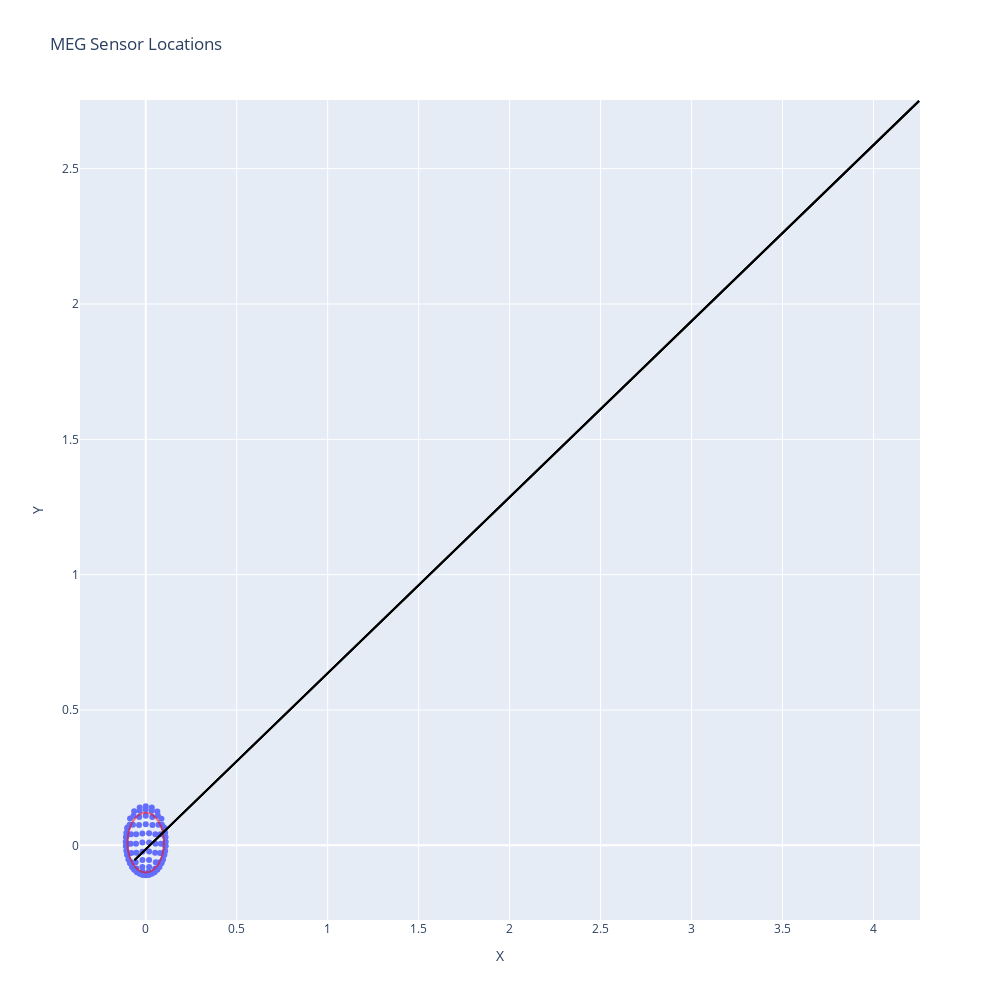

The code cell stored with this chart in its notebook:
### Code cell
#PLOT SENSORS IN 2D
import numpy as np
import plotly.graph_objects as go
import mne

raw = mne.io.read_raw_fif('/Volumes/M2_DATA/MEG_QC_stuff/data/from Jochem/LeerraumAarhus2017/sub-emptyroom/meg/sub-emptyroom_task-Aarhus_meg.fif', preload=True)


mag_ch_names = raw.copy().pick_types(meg='mag').ch_names if 'mag' in raw else None
grad_ch_names = raw.copy().pick_types(meg='grad').ch_names if 'grad' in raw else None
channels = {'mag': mag_ch_names, 'grad': grad_ch_names}

# Get the sensor locations
sensor_locs = raw.info['chs']
#print(sensor_locs)
#coords_mag=[loc['loc'][:2] for loc in sensor_locs]
coords_mag=[loc['loc'] for loc in sensor_locs if loc['ch_name'] in mag_ch_names]
#print(len(coords), coords)
print(len(coords_mag), coords_mag)

x = [r[0] for r in coords_mag]
y = [r[1] for r in coords_mag]
#x, y, z = [loc['loc'][:3] for loc in sensor_locs]
names = [loc['ch_name'] for loc in sensor_locs if loc['ch_name'] in mag_ch_names]
kinds= [loc['kind'] for loc in sensor_locs]
print(kinds)

# Create a scatter plot of the sensor locations
fig = go.Figure(data=go.Scatter(x=x, y=y, mode='markers', text=names))

fig.update_layout(
    autosize=False,
    width=1000,
    height=1000)

# Set the plot title and axis labels
fig.update_layout(title='MEG Sensor Locations', xaxis_title='X', yaxis_title='Y')

# Add a circle shape to the plot to show the position of the head
fig.update_layout(
    shapes=[
        dict(
            type='circle',
            xref='x',
            yref='y',
            x0=-0.1,
            y0=-0.1,
            x1=0.1,
            y1=0.12,
            line=dict(color='red', width=2),
            opacity=0.5
        ),
        dict(
            type='line',
            xref='x',
            yref='y',
            x0=[0, -0.02],
            y0=[0.1, 0.08],
            line=dict(color='black', width=2)
        ),
        dict(
            type='line',
            xref='x',
            yref='y',
            x0=[0, 0.02],
            y0=[0.1, 0.08],
            line=dict(color='black', width=2)
        ),
        dict(
            type='line',
            xref='x',
            yref='y',
            x0=[-0.02, 0.02],
            y0=[0.08, 0.08],
            line=dict(color='black', width=2))
])



# Show the plot 
fig.show()

### Figure 1 — Plotly figure (JSON) as saved in the notebook; plotly's stock layout.template omitted (floating-point values rounded to 4 significant figures)
{"data": [{"mode": "markers", "text": ["MEG0111", "MEG0121", "MEG0131", "MEG0141", "MEG0211", "MEG0221", "MEG0231", "MEG0241", "MEG0311", "MEG0321", "MEG0331", "MEG0341", "MEG0411", "MEG0421", "MEG0431", "MEG0441", "MEG0511", "MEG0521", "MEG0531", "MEG0541", "MEG0611", "MEG0621", "MEG0631", "MEG0641", "MEG0711", "MEG0721", "MEG0731", "MEG0741", "MEG0811", "MEG0821", "MEG0911", "MEG0921", "MEG0931", "MEG0941", "MEG1011", "MEG1021", "MEG1031", "MEG1041", "MEG1111", "MEG1121", "MEG1131", "MEG1141", "MEG1211", "MEG1221", "MEG1231", "MEG1241", "MEG1311", "MEG1321", "MEG1331", "MEG1341", "MEG1411", "MEG1421", "MEG1431", "MEG1441", "MEG1511", "MEG1521", "MEG1531", "MEG1541", "MEG1611", "MEG1621", "MEG1631", "MEG1641", "MEG1711", "MEG1721", "MEG1731", "MEG1741", "MEG1811", "MEG1821", "MEG1831", "MEG1841", "MEG1911", "MEG1921", "MEG1931", "MEG1941", "MEG2011", "MEG2021", "MEG2031", "MEG2041", "MEG2111", "MEG2121", "MEG2131", "MEG2141", "MEG2211", "MEG2221", "MEG2231", "MEG2241", "MEG2311", "MEG2321", "MEG2331", "MEG2341", "MEG2411", "MEG2421", "MEG2431", "MEG2441", "MEG2511", "MEG2521", "MEG2531", "MEG2541", "MEG2611", "MEG2621", "MEG2631", "MEG2641"], "type": "scatter", "x": [-0.1066, -0.102, -0.1085, -0.1099, -0.1074, -0.0989, -0.1011, -0.1083, -0.0861, -0.0887, -0.0702, -0.1003, -0.0808, -0.0526, -0.0537, -0.0829, -0.0637, -0.0332, -0.0337, -0.0672, -0.0358, 0.0001, -0.0184, -0.0368, -0.0185, 0.0186, 0.0186, -0.0185, 0.0001, 0.0001, 0.0331, 0.0638, 0.0671, 0.0338, 0.0001, 0.0358, 0.0368, 0.0184, 0.0525, 0.0809, 0.0828, 0.0535, 0.0862, 0.1003, 0.0887, 0.0699, 0.0989, 0.1074, 0.1083, 0.101, 0.102, 0.1065, 0.1098, 0.1083, -0.1088, -0.1017, -0.0951, -0.1068, -0.1017, -0.0952, -0.0781, -0.0866, -0.0758, -0.0861, -0.0632, -0.0489, -0.0786, -0.0518, -0.0181, -0.0552, -0.0513, -0.0335, -0.0331, -0.0636, -0.0186, 0.0186, 0.0169, -0.017, 0, 0, 0.017, -0.0171, 0.0517, 0.0786, 0.0553, 0.0182, 0.0513, 0.0637, 0.033, 0.0333, 0.0952, 0.1017, 0.0866, 0.0781, 0.063, 0.0861, 0.0757, 0.0488, 0.1087, 0.1068, 0.0951, 0.1017], "y": [0.0464, 0.0631, 0.0302, 0.0131, 0.0329, 0.0403, 0.0044, -0.0011, 0.0988, 0.0757, 0.0758, 0.0659, 0.0413, 0.0406, 0.0059, 0.0062, 0.1254, 0.1397, 0.1274, 0.1089, 0.1048, 0.0775, 0.044, 0.0753, 0.0105, 0.0105, -0.0233, -0.0237, 0.1445, 0.1316, 0.1397, 0.1253, 0.1088, 0.1273, 0.1093, 0.1048, 0.0752, 0.0442, 0.0406, 0.0413, 0.0061, 0.0062, 0.0986, 0.066, 0.0757, 0.0758, 0.0404, 0.0329, -0.0011, 0.0044, 0.063, 0.0469, 0.0131, 0.0301, -0.0032, -0.036, -0.0524, -0.0205, -0.0339, -0.0308, -0.0628, -0.064, -0.0797, -0.066, -0.0905, -0.0994, -0.0287, -0.0277, -0.0542, -0.0627, -0.0861, -0.1033, -0.1051, -0.0884, -0.0801, -0.0802, -0.0972, -0.0972, -0.1086, -0.1106, -0.1098, -0.1098, -0.0276, -0.0284, -0.0628, -0.0542, -0.0861, -0.0884, -0.1051, -0.1034, -0.0306, -0.0338, -0.0639, -0.0629, -0.0906, -0.0661, -0.0798, -0.0994, -0.0033, -0.0206, -0.0524, -0.0361]}], "layout": {"autosize": false, "height": 1000, "shapes": [{"line": {"color": "red", "width": 2}, "opacity": 0.5, "type": "circle", "x0": -0.1, "x1": 0.1, "xref": "x", "y0": -0.1, "y1": 0.12, "yref": "y"}, {"line": {"color": "black", "width": 2}, "type": "line", "x0": [0, -0.02], "xref": "x", "y0": [0.1, 0.08], "yref": "y"}, {"line": {"color": "black", "width": 2}, "type": "line", "x0": [0, 0.02], "xref": "x", "y0": [0.1, 0.08], "yref": "y"}, {"line": {"color": "black", "width": 2}, "type": "line", "x0": [-0.02, 0.02], "xref": "x", "y0": [0.08, 0.08], "yref": "y"}], "title": {"text": "MEG Sensor Locations"}, "width": 1000, "xaxis": {"title": {"text": "X"}}, "yaxis": {"title": {"text": "Y"}}}}
